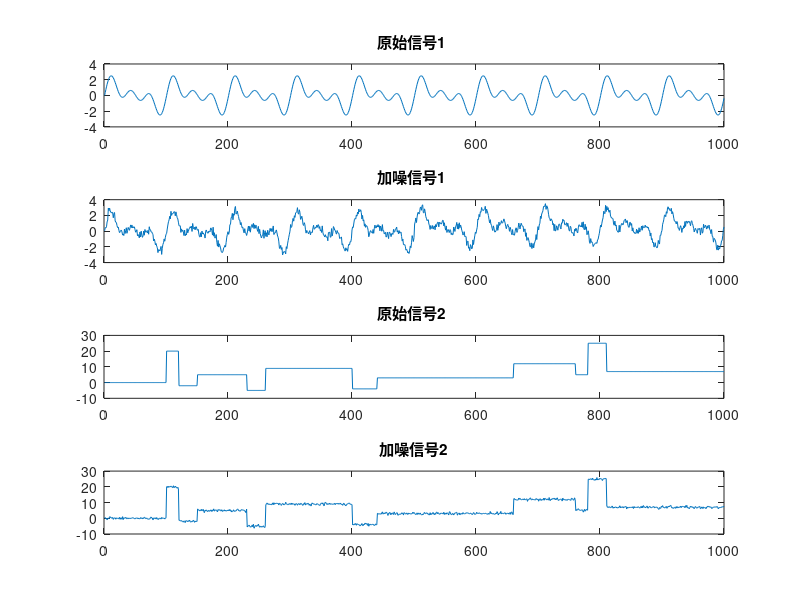

Recreate this plot in MATLAB.
%****************************************************************************************
%
%                      创建两个信号Mix_Signal_1 和信号 Mix_Signal_2
%
%***************************************************************************************

Fs = 1000; %采样率
N = 1000; %采样点数
n = 0:N - 1;
t = 0:1 / Fs:1 - 1 / Fs; %时间序列
Signal_Original_1 = sin(2 * pi * 10 * t) + sin(2 * pi * 20 * t) + sin(2 * pi * 30 * t);
Noise_White_1 = [0.3 * randn(1, 500), rand(1, 500)]; %前500点高斯分部白噪声，后500点均匀分布白噪声
Mix_Signal_1 = Signal_Original_1 + Noise_White_1; %构造的混合信号

Signal_Original_2 = [zeros(1, 100), 20 * ones(1, 20), -2 * ones(1, 30), 5 * ones(1, 80), -5 * ones(1, 30), 9 * ones(1, 140), -4 * ones(1, 40), 3 * ones(1, 220), 12 * ones(1, 100), 5 * ones(1, 20), 25 * ones(1, 30), 7 * ones(1, 190)];
Noise_White_2 = 0.5 * randn(1, 1000); %高斯白噪声
Mix_Signal_2 = Signal_Original_2 + Noise_White_2; %构造的混合信号

figure(8)

subplot(4, 1, 1);
plot(Signal_Original_1);
axis([0, 1000, -4, 4]);
title('原始信号1 ');

subplot(4, 1, 2);
plot(Mix_Signal_1);
axis([0, 1000, -4, 4]);
title('加噪信号1 ');

subplot(4, 1, 3);
plot(Signal_Original_2);
axis([0, 1000, -10, 30]);
title('原始信号2 ');

subplot(4, 1, 4);
plot(Mix_Signal_2);
axis([0, 1000, -10, 30]);
title('加噪信号2');
